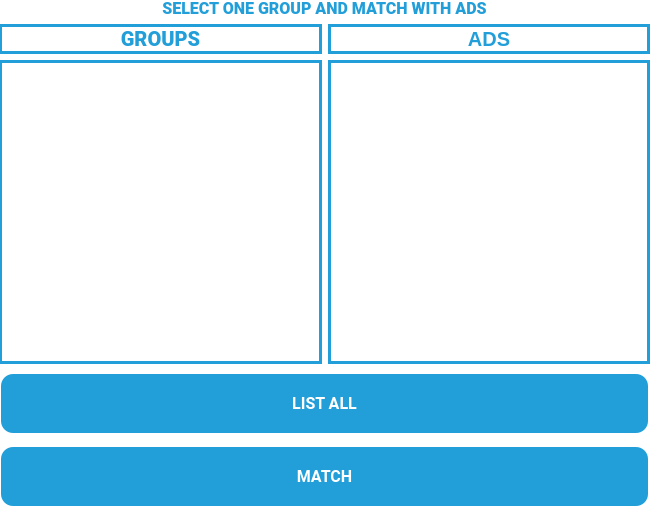
<?xml version="1.0" encoding="UTF-8"?>
<ui version="4.0">
 <class>MainWindow</class>
 <widget class="QMainWindow" name="MainWindow">
  <property name="geometry">
   <rect>
    <x>0</x>
    <y>0</y>
    <width>650</width>
    <height>513</height>
   </rect>
  </property>
  <property name="sizePolicy">
   <sizepolicy hsizetype="Fixed" vsizetype="Fixed">
    <horstretch>0</horstretch>
    <verstretch>0</verstretch>
   </sizepolicy>
  </property>
  <property name="minimumSize">
   <size>
    <width>650</width>
    <height>513</height>
   </size>
  </property>
  <property name="maximumSize">
   <size>
    <width>650</width>
    <height>513</height>
   </size>
  </property>
  <property name="windowTitle">
   <string>MainWindow</string>
  </property>
  <property name="styleSheet">
   <string notr="true">background-color: rgb(255, 255, 255);</string>
  </property>
  <widget class="QWidget" name="centralwidget">
   <widget class="QWidget" name="verticalLayoutWidget">
    <property name="geometry">
     <rect>
      <x>-1</x>
      <y>-1</y>
      <width>651</width>
      <height>511</height>
     </rect>
    </property>
    <layout class="QVBoxLayout" name="verticalLayout">
     <property name="bottomMargin">
      <number>0</number>
     </property>
     <item>
      <widget class="QLabel" name="TitleLabel">
       <property name="font">
        <font>
         <family>Roboto Black</family>
         <pointsize>12</pointsize>
         <weight>75</weight>
         <bold>true</bold>
        </font>
       </property>
       <property name="styleSheet">
        <string notr="true">color:rgb(34, 158, 217)</string>
       </property>
       <property name="text">
        <string>SELECT ONE GROUP AND MATCH WITH ADS</string>
       </property>
       <property name="alignment">
        <set>Qt::AlignCenter</set>
       </property>
      </widget>
     </item>
     <item>
      <layout class="QHBoxLayout" name="horizontalLayout_2">
       <property name="rightMargin">
        <number>0</number>
       </property>
       <item>
        <layout class="QVBoxLayout" name="verticalLayout_2">
         <item>
          <widget class="QLabel" name="groupsLabel">
           <property name="font">
            <font>
             <family>Roboto Black</family>
             <pointsize>15</pointsize>
             <weight>75</weight>
             <bold>true</bold>
            </font>
           </property>
           <property name="styleSheet">
            <string notr="true">border:3px solid rgb(34, 158, 217);
color:rgb(34, 158, 217)</string>
           </property>
           <property name="text">
            <string>GROUPS</string>
           </property>
           <property name="alignment">
            <set>Qt::AlignCenter</set>
           </property>
          </widget>
         </item>
         <item>
          <widget class="QListWidget" name="groups_listWidget">
           <property name="font">
            <font>
             <weight>75</weight>
             <bold>true</bold>
            </font>
           </property>
           <property name="styleSheet">
            <string notr="true">border:3px solid rgb(34, 158, 217);
color:rgb(34, 158, 217)</string>
           </property>
           <property name="viewMode">
            <enum>QListView::ListMode</enum>
           </property>
          </widget>
         </item>
        </layout>
       </item>
       <item>
        <layout class="QVBoxLayout" name="verticalLayout_4">
         <item>
          <widget class="QLabel" name="adsLabel">
           <property name="font">
            <font>
             <pointsize>15</pointsize>
             <weight>75</weight>
             <bold>true</bold>
            </font>
           </property>
           <property name="styleSheet">
            <string notr="true">border:3px solid rgb(34, 158, 217);
color:rgb(34, 158, 217)</string>
           </property>
           <property name="text">
            <string>ADS</string>
           </property>
           <property name="alignment">
            <set>Qt::AlignCenter</set>
           </property>
          </widget>
         </item>
         <item>
          <widget class="QListWidget" name="ads_listWidget">
           <property name="font">
            <font>
             <weight>75</weight>
             <bold>true</bold>
            </font>
           </property>
           <property name="styleSheet">
            <string notr="true">border:3px solid rgb(34, 158, 217);
color:rgb(34, 158, 217)</string>
           </property>
          </widget>
         </item>
        </layout>
       </item>
      </layout>
     </item>
     <item>
      <widget class="QPushButton" name="listButton">
       <property name="font">
        <font>
         <family>Roboto</family>
         <pointsize>-1</pointsize>
         <weight>75</weight>
         <bold>true</bold>
         <underline>false</underline>
         <strikeout>false</strikeout>
        </font>
       </property>
       <property name="styleSheet">
        <string notr="true">QPushButton {
  background-color: #229ED9;
  border: none;
  color: white;
  padding: 20px;
  text-align: center;
  text-decoration: none;
  display: inline-block;
  font-size: 16px;
  margin: 4px 2px;
  border-radius: 12px;
}

QPushButton:hover{
 background-color: white;
 color:#229ED9
}
</string>
       </property>
       <property name="text">
        <string>LIST ALL</string>
       </property>
      </widget>
     </item>
     <item>
      <widget class="QPushButton" name="matchButton">
       <property name="font">
        <font>
         <family>Roboto</family>
         <pointsize>-1</pointsize>
         <weight>75</weight>
         <bold>true</bold>
         <underline>false</underline>
         <strikeout>false</strikeout>
        </font>
       </property>
       <property name="styleSheet">
        <string notr="true">QPushButton {
  background-color: #229ED9;
  border: none;
  color: white;
  padding: 20px;
  text-align: center;
  text-decoration: none;
  display: inline-block;
  font-size: 16px;
  margin: 4px 2px;
  border-radius: 12px;
}

QPushButton:hover{
 background-color: white;
 color:#229ED9
}
</string>
       </property>
       <property name="text">
        <string>MATCH</string>
       </property>
      </widget>
     </item>
    </layout>
   </widget>
  </widget>
 </widget>
 <resources/>
 <connections/>
</ui>
